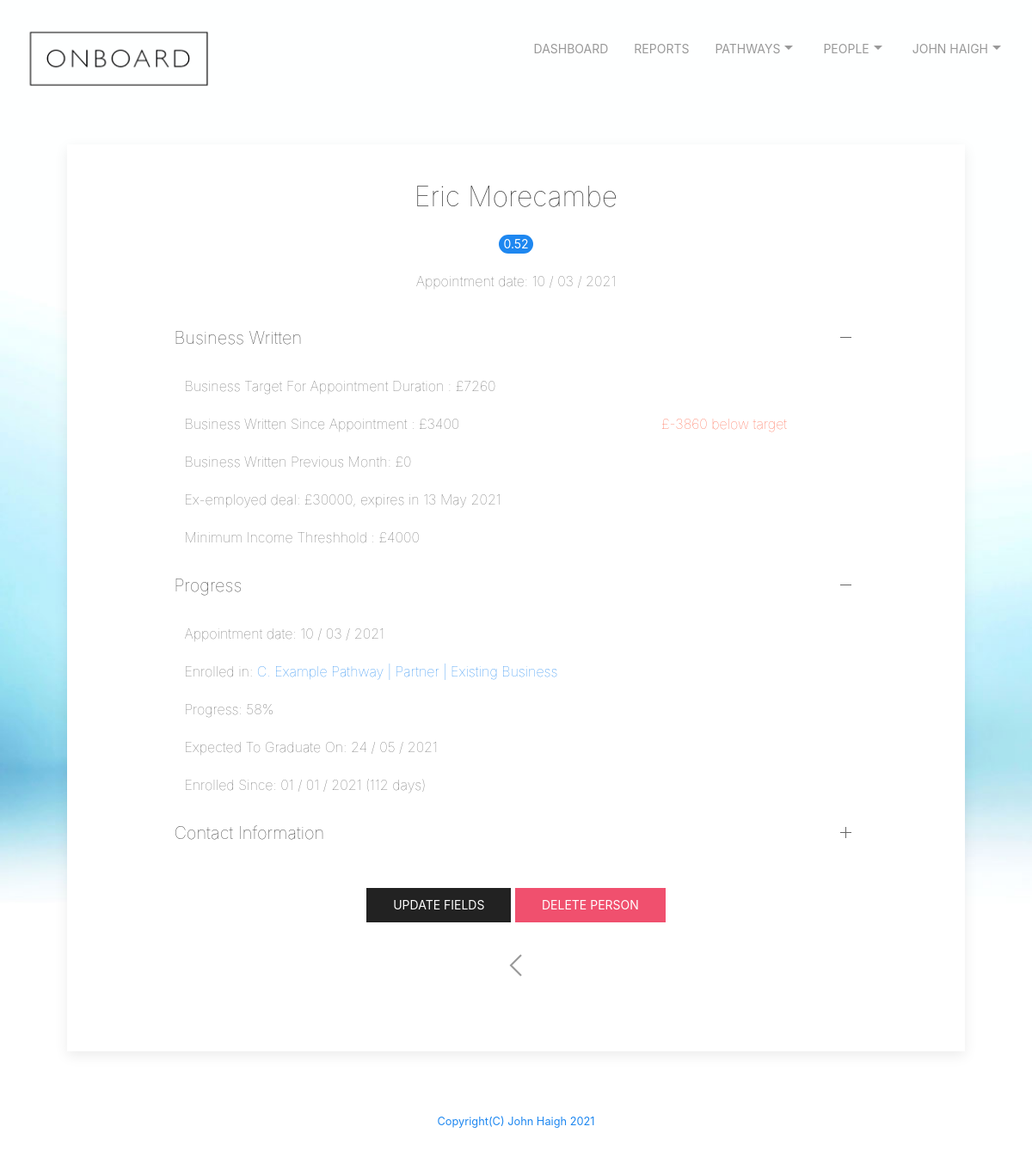
The page /viewperson?name=eric@test.com (signed in) on the database its author committed.
### tables this page shows
CREATE TABLE "people" (
	"id"	integer NOT NULL,
	"firstname"	text NOT NULL,
	"lastname"	text NOT NULL,
	"mobile"	text NOT NULL,
	"email"	text NOT NULL,
	"pdm"	text NOT NULL,
	"bam"	text,
	"pathwayEnrolled"	text,
	"pathwayEnrolledDate"	text,
	"pathwayEnrolledPosition"	text,
	"pathwayEnrolledProgress"	integer,
	"pathwayEnrolledPositionDate"	text,
	"history"	text,
	"exEmployedDeal"	text,
	"exEmployedDealExpiry"	text,
	"businessWrittenPreviousMonth"	integer,
	"businessWrittenYearToDate"	integer,
	"daysinpathway"	integer,
	"estcompletion"	text,
	"score"	int,
	"minincome"	int,
	"practice"	text,
	"dateappointed"	text,
	"dayssinceappointment"	int,
	"appointed"	int,
	"region"	int,
	"completed"	INTEGER,
	PRIMARY KEY("id")
);

### app.py (the view)
@app.route("/viewperson", methods=["GET", "POST"])
@login_required
def viewperson():
    if request.method == "GET":
        db = SQL("sqlite:///onboard.db")
        info = db.execute("SELECT * FROM users WHERE id = ?", session["user_id"])
        username = info[0]['email']
        firstname = info[0]['firstname']
        lastname = info[0]['lastname']
        personemail = request.args.get('name')
        fullname = firstname + ' ' + lastname
        rows = db.execute("SELECT DISTINCT * FROM people WHERE email = ?", personemail)
        if rows[0]['appointed'] == 1:
            targetnumber = int(rows[0]['dayssinceappointment']) * 165
            resultnumber = int(rows[0]['businessWrittenYearToDate']) - targetnumber
            if resultnumber < 0:
                resultstring = '£'+str(resultnumber) + ' below target'
                style = 'red'
            else:
                resultstring = '+£'+str(resultnumber) + ' above target'
                style = 'green'
            return render_template("viewperson.html", FullName = fullname, rows = rows, targetnumber = targetnumber, result = resultstring, style = style)
        else:
            return render_template("viewperson.html", FullName = fullname, rows = rows)

### app.py (called while the page is built)
@app.after_request
def after_request(response):
    response.headers["Cache-Control"] = "no-cache, no-store, must-revalidate"
    response.headers["Expires"] = 0
    response.headers["Pragma"] = "no-cache"
    return response

def login_required(f):
    @wraps(f)
    def decorated_function(*args, **kwargs):
        if session.get("user_id") is None:
            return redirect("/login")
        return f(*args, **kwargs)
    return decorated_function

### templates/viewperson.html (shortened to what this page needs)
{% extends "layout.html" %}
{% block main %}
<div class="uk-card uk-card-default uk-card-small">
  <div class="uk-card-body" id="width">
    <div class="uk-text-center uk-card-body">
      <h2 class="uk-text uk-text-lighter">{{ rows[0]["firstname"] }} {{ rows[0]['lastname'] }}</h2>
      {% if rows[0]['appointed'] == 1 %}
      <span class="uk-badge uk-badge-success">{{rows[0]['score']}}</span>
        <p class="uk-text uk-text-lighter">Appointment date: {{rows[0]['dateappointed']}}</p>
      {% endif %}
    </div>
    <ul uk-accordion="multiple: true">
      <li class="uk-open">
          <a class="uk-accordion-title uk-text uk-text-lighter" href="#">Business Written</a>
          <div class="uk-accordion-content">
            <table class="uk-table uk-table-small uk-text uk-text-lighter">
              {% if rows[0]['appointed'] == 1 %}
              <tr><td >Business Target For Appointment Duration : £{{targetnumber}}</td></tr>
              <tr><td {{style}}>Business Written Since Appointment : £{{ rows[0]['businessWrittenYearToDate'] }}   <td id="{{style}}">{{result}}</td></tr>
              <tr><td>Business Written Previous Month: £{{ rows[0]['businessWrittenPreviousMonth'] }} </td></tr>
              {% endif %}
              <tr><td>Ex-employed deal: £{{ rows[0]['exEmployedDeal'] }}, expires in {{ rows[0]['exEmployedDealExpiry'] }} </td></tr>
              <tr><td>Minimum Income Threshhold : £{{ rows[0]['minincome'] }} </td></tr>
              </table>
          </div>
      </li>
      {% if rows[0]['appointed'] == 1 %}
      <li class="uk-open">
          <a class="uk-accordion-title uk-text uk-text-lighter" href="#">Progress</a>
          <div class="uk-accordion-content">
            <table class="uk-table uk-table-small uk-text uk-text-lighter">
              <tr><td>Appointment date: {{rows[0]['dateappointed']}}</td></tr>
              <tr><td>Enrolled in: <a href="/progress?name={{rows[0]["email"]}}&pathway={{rows[0]['pathwayEnrolled']}}">{{rows[0]['pathwayEnrolled']}}</a></td></tr>
              <tr><td>Progress: {{rows[0]['pathwayEnrolledProgress']}}%</td></tr>
              <tr><td>Expected To Graduate On: {{rows[0]['estcompletion']}}</td></tr>
              <tr><td>Enrolled Since: {{rows[0]['pathwayEnrolledDate']}} ({{rows[0]['daysinpathway']}} days)</td><tr>
              </table>
          </div>
      </li>
      {% endif %}
        <li>
            <a class="uk-accordion-title uk-text uk-text-lighter" href="#">Contact Information</a>
        </li>
    </ul>
        <div id="center">
          <a class="uk-button uk-button-secondary" href="/updatefields?name={{rows[0]['email']}}">Update Fields</a>   <a class="uk-button uk-button-danger" href="/delete?id=person&name={{rows[0]['email']}}"onclick="return confirm('Are you sure you want to delete this person?\r\rThis cannot be undone.')">Delete Person</a>
        <div id="center">
          <a href="/people" class="uk-icon-link" uk-icon="icon: chevron-left;ratio: 2"></a>
        </div>
        </div>
    </div>
  </div>
  {% endblock %}

### static/styles.css (style rules this page uses)
#center { margin-left: auto; margin-right: auto; text-align: center; padding: 30px; }
#width { margin-left: auto; margin-right: auto; width: 80%; padding: 20px; }
body { border-color: coral; }
body { background-image: url("images/onboard_homepage_background_1400x933px.jpg"); background-repeat: repeat; background-size: cover; background-color: #464646; height: 200vh; }
#red { color:Tomato; }

### rows shown on the page
people: firstname "Eric", lastname "Morecambe", score "0.52", dateappointed "10 / 03 / 2021", businessWrittenYearToDate "3400", businessWrittenPreviousMonth "0", exEmployedDeal "30000", exEmployedDealExpiry "13 May 2021", minincome "4000", pathwayEnrolled "C. Example Pathway | Partner | Existing Business", pathwayEnrolledProgress "58", estcompletion "24 / 05 / 2021", pathwayEnrolledDate "01 / 01 / 2021", daysinpathway "112"

### other values the page prints
{{ FullName }} "JOHN HAIGH"
{{ targetnumber }} "7260"
{{ result }} "£-3860 below target"
